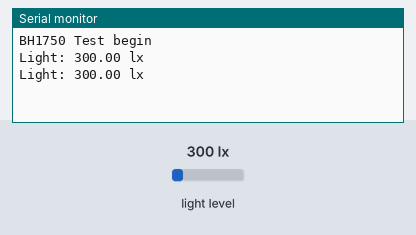
Recording of a sketch running on a simulated ESP8266 (Wemos D1 mini). Parts: the last lines printed to the serial monitor. Inputs (shaded band) come from the test bench; at power-on: light level 300 lx. WiFi joins after 1.5 s; servers stay silent unless stated.

Above: at 3.0 s.
3.1 s: light level set to 40 lx
At 4.4 s:
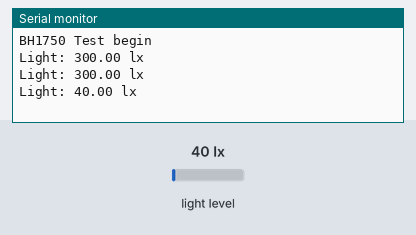
4.6 s: light level set to 500 lx
At 5.6 s:
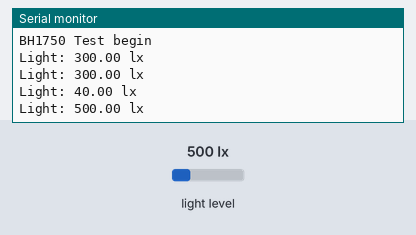
Timing chart, 0 to 7.6 s (numbered marks = the images above; inputs shaded):
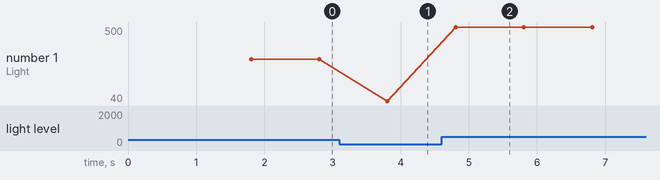

Measured:
- after the input at 3.1 s, the serial monitor: prints a new line after 0.71 s (image 1)
- after the input at 4.6 s, the serial monitor: prints a new line after 0.21 s (image 2)
- plotted number 1: 300 → 40 after the input at 3.1 s, 40 → 500 after the input at 4.6 s

The sketch:

sketch_lux.ino
```cpp
/*
  Example of BH1750 library usage. This example initialises the BH1750 object using the default high resolution continuous mode and then makes a light level reading every second.
*/
#define BLYNK_TEMPLATE_ID           "TMPL6twgCqxG9"
#define BLYNK_TEMPLATE_NAME         "Quickstart Template"
#define BLYNK_AUTH_TOKEN            "xj0Xw5kNIiNs3mHM5X25FazTKeQ375UW"
#define BLYNK_PRINT Serial
#include <ESP8266WiFi.h>
#include <BlynkSimpleEsp8266.h>

#include <Wire.h>
#include <BH1750.h>

char ssid[] = "Minny (2)";
char pass[] = "88888888";
BlynkTimer timer;
BH1750 lightMeter;

void setup(){
  Serial.begin(9600);

  // Initialize the I2C bus (BH1750 library doesn't do this automatically)
  Wire.begin();
  // On esp8266 you can select SCL and SDA pins using Wire.begin(D4, D3);
  // For Wemos / Lolin D1 Mini Pro and the Ambient Light shield use Wire.begin(D2, D1);
  Blynk.begin(BLYNK_AUTH_TOKEN, ssid, pass);
  lightMeter.begin();

  Serial.println(F("BH1750 Test begin"));
}

void loop() {
  Blynk.run();
  float lux = lightMeter.readLightLevel();
  Serial.print("Light: ");
  Serial.print(lux);
  Serial.println(" lx");
  Blynk.virtualWrite(V1, lux);
  delay(1000);
}
```
